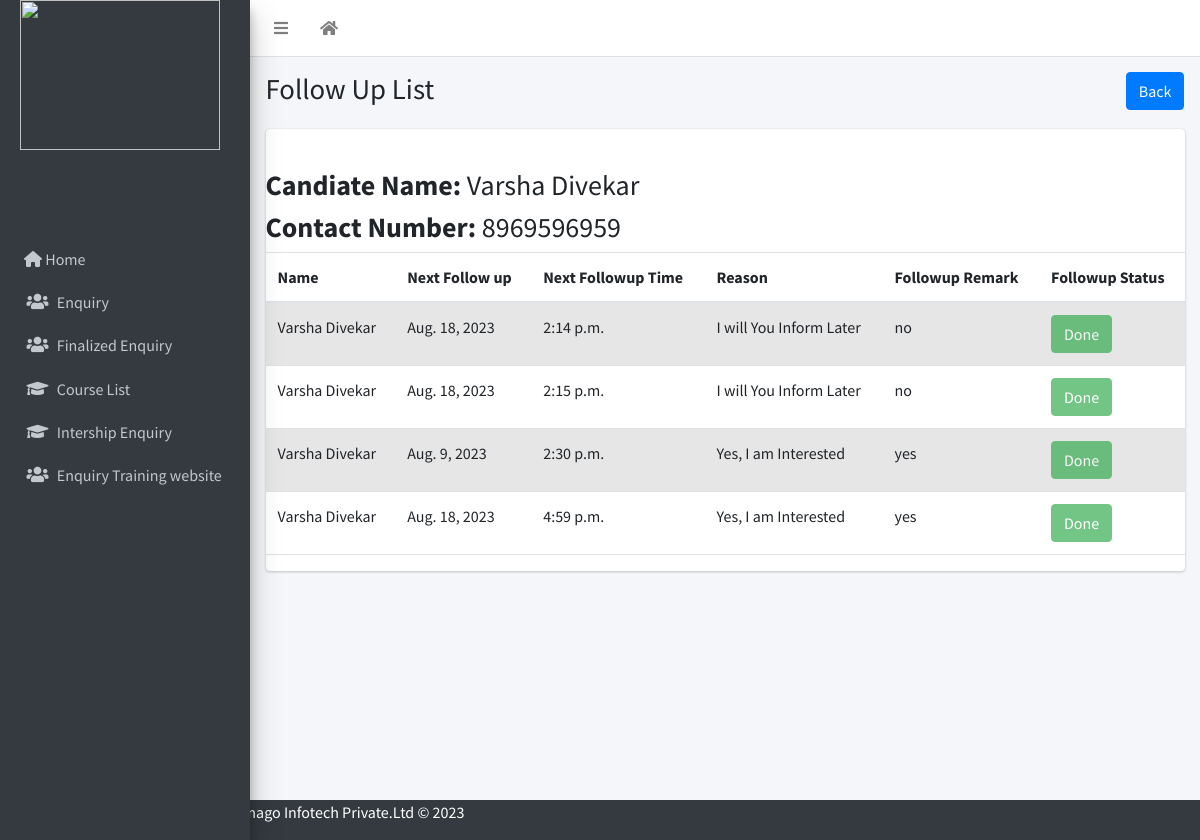
/follwuplist/1/, run on the app's committed database.
### emanage/models.py (models this page shows)
class Enquiry(models.Model):
    user = models.OneToOneField(User, on_delete=models.CASCADE,related_name='enquiry',null=True)
    Full_Name=models.CharField(max_length=250,default="")
    gender=models.CharField(max_length=10)
    Email_Address=models.EmailField()
    Contact_Number=models.IntegerField()
    Permanent_Address=models.TextField(blank=True,null=True,default='')
    Date_of_Birth=models.DateField(auto_now_add=False,null=True,blank=True)
    massage=models.TextField(blank=True,null=True)
    Whatsapp_Number=models.IntegerField(blank=True,null=True)
    Alternate_Number=models.IntegerField(blank=True,null=True)
    How_did_you_hear_about_us=models.CharField(null=True,max_length=50)
    qualification=models.CharField(max_length=50,null=True,blank=True)
    Technical_Skills=models.CharField(max_length=150,null=True,blank=True)
    Certification_Done=models.CharField(max_length=200,null=True,blank=True)
    Area_of_Intrest=models.CharField(max_length=200,null=True,blank=True)
    reference=models.CharField(max_length=100,null=True,blank=True)
    remark=models.CharField(max_length=100,null=True,blank=True)
    Training_Mode=models.CharField(max_length=50,blank=True,null=True)
    Office_Location_Preference=models.CharField(max_length=50,null=True,blank=True)
    STATUS = (
        ('Finalized', 'Finalized'),
        ('Pending', 'Pending'),
        ('Informed_On_whatsapp','Informed_On_whatsapp')
    )
    enquiry_Status = models.TextField(max_length=100, choices=STATUS, default="Pending",null=True)
    Cource_name=models.ForeignKey(Cource,on_delete=models.CASCADE,null=True,blank=True)

class reason_for_follow_up(models.Model):
    enquiry=models.ForeignKey(Enquiry,on_delete=models.CASCADE,null=True,blank=True)
    reason =models.ForeignKey('Reason_follow',on_delete=models.CASCADE,null=True,blank=True)
    date = models.DateField(default=datetime.date.today)
    time = models.TimeField(auto_now=True)
    remark = models.CharField(max_length=100,null=True)
    STATUS = (
        ('FollowUp Done', 'FollowUp Done'),
        ('Pending', 'Pending'),
        )
    Followup_Status = models.TextField(max_length=100, choices=STATUS, default="Pending",null=True)
    Enroll_flag=models.BooleanField(default=False)

class Reason_follow(models.Model):
    name=models.TextField(blank=True,null=True)
    def __str__(self):
        return self.name

### emanage/views.py (the view)
# urls.py: path('follwuplist/<int:id>/',views.followup_list,name='follwuplist'),
def followup_list(request,id):
    global enquiry
    student=Enquiry.objects.filter(id=id).only("Full_Name")
    enquiry=Enquiry.objects.get(id=id)
    follow_list=reason_for_follow_up.objects.filter(enquiry_id=id)
    context={'follow_list':follow_list,'enquiry':enquiry,'student':student}
    return render(request,'enquiry/follow_list.html',context)

### template/enquiry/follow_list.html
{% extends 'enquiry/index.html' %}
{% load static %}
{% block title %}Follow Up List{% endblock title %}
{% block breadcrumb %}
<a class="btn btn-primary" href="{% url 'emanage:enq_list' %}">Back</a>
{% endblock breadcrumb %}
{% block content %}
{% for stud in student %}
<h3><b>Candiate Name: </b>{{stud.Full_Name}}</h3>
<h3><b>Contact Number: </b>{{stud.Contact_Number}} </h3>
{% endfor %}
<div class="table-responsive"  >
  <table class="table table-striped" id="enqtable">
    {% if follow_list %}
    <thead>
      <tr>
        <th>Name</th>
        <th>Next Follow up</th>
        <th>Next Followup Time</th>
        <th>Reason</th>
        <th>Followup Remark </th>
        <th>Followup Status</th>
      </tr>
    </thead>
    <tbody>
      {% for up in follow_list %}
      <tr data-href="{% url 'emanage:follow' up.pk  %}">
        <td>{{up.enquiry.Full_Name}}</td>
        <td>{{up.date}}</td>
        <td>{{up.time}}</td>
        <td>{{up.reason}}</td>
        <td> {{up.remark}}</td>
        <td>
          {% if up.Followup_Status == 'Pending' %}
             <a href="{% url 'emanage:status_chnage' id=up.enquiry.id %}"  class="btn btn-danger">Next Follow Up</a>
            {% if up.Enroll_flag %}
                <button class="btn btn-success" disabled>Enrolled</button>
            {% else %}
               <a href="{% url 'emanage:accontpage' id=up.enquiry.id %}" class="btn btn-success">Enroll</a>
            {% endif %}
          {% else %}
            <button  class="btn btn-success" disabled>Done</button>
          {% endif %}
        </td>
       </tr>
        {% endfor %}
     </tbody>
  {% else %}
    <td><button class="btn btn-danger">No Followup Available</button></td>
  {% endif %}
  </table>
</div>
{% endblock %}

### data on the page
Enquiry: Full_Name "Varsha Divekar", Contact_Number "8969596959"
reason_for_follow_up: enquiry.Full_Name "Varsha Divekar", date "Aug. 18, 2023", time "2:14 p.m.", reason "I will You Inform Later", remark "no", Followup_Status "Done"
reason_for_follow_up: enquiry.Full_Name "Varsha Divekar", date "Aug. 18, 2023", time "2:15 p.m.", reason "I will You Inform Later", remark "no", Followup_Status "Done"
reason_for_follow_up: enquiry.Full_Name "Varsha Divekar", date "Aug. 9, 2023", time "2:30 p.m.", reason "Yes, I am Interested", remark "yes", Followup_Status "Done"
reason_for_follow_up: enquiry.Full_Name "Varsha Divekar", date "Aug. 18, 2023", time "4:59 p.m.", reason "Yes, I am Interested", remark "yes", Followup_Status "Done"
